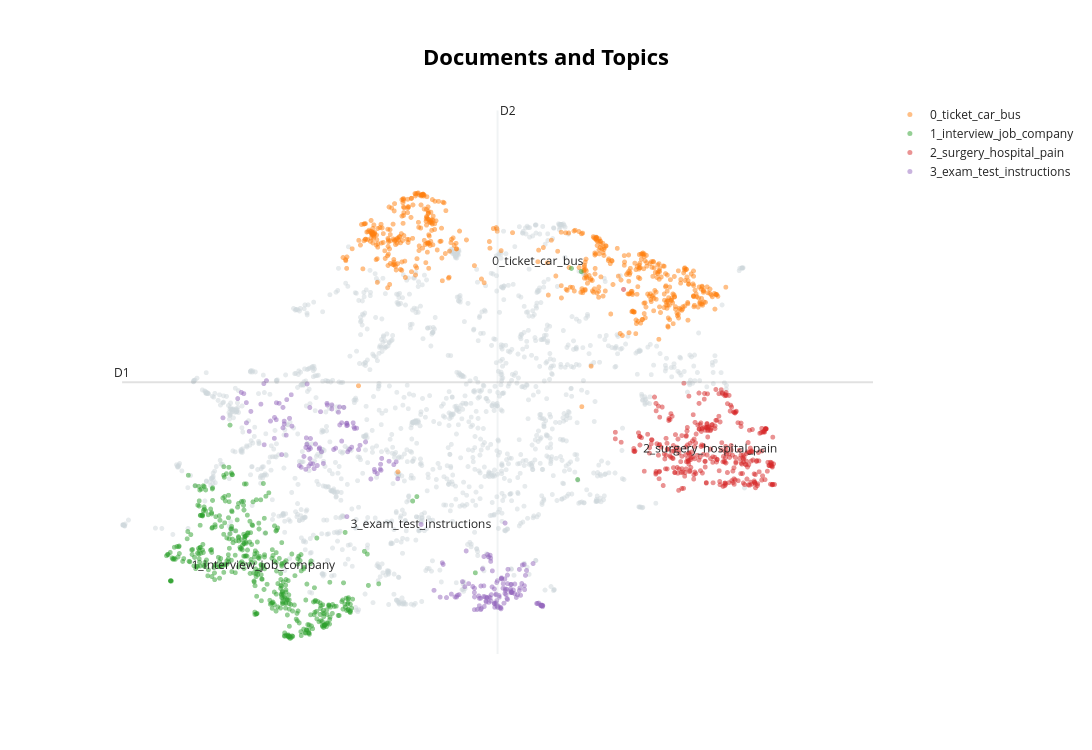

The cell this chart's notebook holds for it:
### Code cell
topic_model.visualize_documents(docs, embeddings=embeddings)

### Figure 1 — Plotly figure (JSON) as saved in the notebook; plotly's stock layout.template omitted (floating-point values rounded to 4 significant figures; data arrays with more than 128 entries replaced by an {"elided": "..."} marker saying what was removed)
{"data": [{"hoverinfo": "text", "hovertext": {"elided": "1479 str values"}, "marker": {"color": "#CFD8DC", "opacity": 0.5, "size": 5}, "mode": "markers+text", "name": "other", "showlegend": false, "type": "scattergl", "x": {"elided": "1479 float values"}, "y": {"elided": "1479 float values"}}, {"hoverinfo": "text", "hovertext": {"elided": "544 str values"}, "marker": {"opacity": 0.5, "size": 5}, "mode": "markers+text", "name": "0_ticket_car_bus", "text": {"elided": "544 str values"}, "textfont": {"size": 12}, "type": "scattergl", "x": {"elided": "544 float values"}, "y": {"elided": "544 float values"}}, {"hoverinfo": "text", "hovertext": {"elided": "447 str values"}, "marker": {"opacity": 0.5, "size": 5}, "mode": "markers+text", "name": "1_interview_job_company", "text": {"elided": "447 str values"}, "textfont": {"size": 12}, "type": "scattergl", "x": {"elided": "447 float values"}, "y": {"elided": "447 float values"}}, {"hoverinfo": "text", "hovertext": {"elided": "326 str values"}, "marker": {"opacity": 0.5, "size": 5}, "mode": "markers+text", "name": "2_surgery_hospital_pain", "text": {"elided": "326 str values"}, "textfont": {"size": 12}, "type": "scattergl", "x": {"elided": "326 float values"}, "y": {"elided": "326 float values"}}, {"hoverinfo": "text", "hovertext": {"elided": "217 str values"}, "marker": {"opacity": 0.5, "size": 5}, "mode": "markers+text", "name": "3_exam_test_instructions", "text": {"elided": "217 str values"}, "textfont": {"size": 12}, "type": "scattergl", "x": {"elided": "217 float values"}, "y": {"elided": "217 float values"}}], "layout": {"annotations": [{"showarrow": false, "text": "D1", "x": 0.04754, "y": 6.685, "yshift": 10}, {"showarrow": false, "text": "D2", "x": 4.463, "xshift": 10, "y": 11.73}], "height": 750, "shapes": [{"line": {"color": "#CFD8DC", "width": 2}, "type": "line", "x0": 4.463, "x1": 4.463, "y0": 1.642, "y1": 11.73}, {"line": {"color": "#9E9E9E", "width": 2}, "type": "line", "x0": 0.04754, "x1": 8.879, "y0": 6.685, "y1": 6.685}], "title": {"font": {"color": "Black", "size": 22}, "text": "<b>Documents and Topics</b>", "x": 0.5, "xanchor": "center", "yanchor": "top"}, "width": 1200, "xaxis": {"visible": false}, "yaxis": {"visible": false}}}
